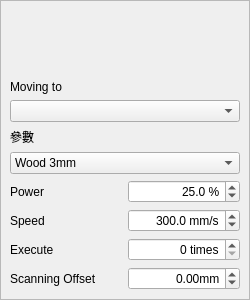
<?xml version="1.0" encoding="UTF-8"?>
<ui version="4.0">
 <class>LayerParamsPanel</class>
 <widget class="QFrame" name="LayerParamsPanel">
  <property name="geometry">
   <rect>
    <x>0</x>
    <y>0</y>
    <width>250</width>
    <height>300</height>
   </rect>
  </property>
  <property name="minimumSize">
   <size>
    <width>0</width>
    <height>300</height>
   </size>
  </property>
  <property name="windowTitle">
   <string>Frame</string>
  </property>
  <layout class="QVBoxLayout" name="verticalLayout_2">
   <property name="leftMargin">
    <number>0</number>
   </property>
   <property name="topMargin">
    <number>0</number>
   </property>
   <property name="rightMargin">
    <number>0</number>
   </property>
   <property name="bottomMargin">
    <number>0</number>
   </property>
   <item>
    <widget class="QScrollArea" name="parameterFrame">
     <property name="sizePolicy">
      <sizepolicy hsizetype="Expanding" vsizetype="Expanding">
       <horstretch>0</horstretch>
       <verstretch>2</verstretch>
      </sizepolicy>
     </property>
     <property name="minimumSize">
      <size>
       <width>0</width>
       <height>270</height>
      </size>
     </property>
     <property name="autoFillBackground">
      <bool>false</bool>
     </property>
     <property name="styleSheet">
      <string notr="true"/>
     </property>
     <property name="frameShadow">
      <enum>QFrame::Plain</enum>
     </property>
     <property name="verticalScrollBarPolicy">
      <enum>Qt::ScrollBarAsNeeded</enum>
     </property>
     <property name="horizontalScrollBarPolicy">
      <enum>Qt::ScrollBarAlwaysOff</enum>
     </property>
     <property name="widgetResizable">
      <bool>true</bool>
     </property>
     <widget class="QWidget" name="scrollAreaWidgetContents">
      <property name="geometry">
       <rect>
        <x>0</x>
        <y>0</y>
        <width>248</width>
        <height>298</height>
       </rect>
      </property>
      <property name="sizePolicy">
       <sizepolicy hsizetype="Expanding" vsizetype="Expanding">
        <horstretch>0</horstretch>
        <verstretch>0</verstretch>
       </sizepolicy>
      </property>
      <layout class="QVBoxLayout" name="verticalLayout_3">
       <item>
        <spacer name="verticalSpacer">
         <property name="orientation">
          <enum>Qt::Vertical</enum>
         </property>
         <property name="sizeHint" stdset="0">
          <size>
           <width>20</width>
           <height>40</height>
          </size>
         </property>
        </spacer>
       </item>
       <item>
        <layout class="QVBoxLayout" name="moveLayerLayout">
         <item>
          <widget class="QLabel" name="labelMoving">
           <property name="text">
            <string>Moving to</string>
           </property>
          </widget>
         </item>
         <item>
          <widget class="QComboBox" name="movingComboBox"/>
         </item>
        </layout>
       </item>
       <item>
        <layout class="QVBoxLayout" name="verticalLayout">
         <item>
          <widget class="QLabel" name="presetParamLabel">
           <property name="minimumSize">
            <size>
             <width>161</width>
             <height>0</height>
            </size>
           </property>
           <property name="text">
            <string>參數</string>
           </property>
           <property name="alignment">
            <set>Qt::AlignBottom|Qt::AlignLeading|Qt::AlignLeft</set>
           </property>
          </widget>
         </item>
         <item>
          <widget class="QComboBox" name="presetComboBox">
           <property name="enabled">
            <bool>true</bool>
           </property>
           <property name="sizePolicy">
            <sizepolicy hsizetype="Expanding" vsizetype="Fixed">
             <horstretch>0</horstretch>
             <verstretch>0</verstretch>
            </sizepolicy>
           </property>
           <property name="editable">
            <bool>false</bool>
           </property>
           <item>
            <property name="text">
             <string>Wood 3mm</string>
            </property>
           </item>
           <item>
            <property name="text">
             <string>Acrylic 3mm</string>
            </property>
           </item>
           <item>
            <property name="text">
             <string>Customized</string>
            </property>
           </item>
          </widget>
         </item>
        </layout>
       </item>
       <item>
        <layout class="QHBoxLayout" name="horizontalLayout_3">
         <item>
          <widget class="QLabel" name="label">
           <property name="text">
            <string>Power</string>
           </property>
          </widget>
         </item>
         <item>
          <widget class="QDoubleSpinBox" name="powerSpinBox">
           <property name="alignment">
            <set>Qt::AlignRight|Qt::AlignTrailing|Qt::AlignVCenter</set>
           </property>
           <property name="prefix">
            <string/>
           </property>
           <property name="suffix">
            <string> %</string>
           </property>
           <property name="decimals">
            <number>1</number>
           </property>
           <property name="maximum">
            <double>100.000000000000000</double>
           </property>
           <property name="singleStep">
            <double>0.100000000000000</double>
           </property>
           <property name="value">
            <double>25.000000000000000</double>
           </property>
          </widget>
         </item>
        </layout>
       </item>
       <item>
        <layout class="QHBoxLayout" name="horizontalLayout_2">
         <item>
          <widget class="QLabel" name="label_2">
           <property name="text">
            <string>Speed</string>
           </property>
          </widget>
         </item>
         <item>
          <widget class="QDoubleSpinBox" name="speedSpinBox">
           <property name="alignment">
            <set>Qt::AlignRight|Qt::AlignTrailing|Qt::AlignVCenter</set>
           </property>
           <property name="suffix">
            <string> mm/s</string>
           </property>
           <property name="decimals">
            <number>1</number>
           </property>
           <property name="maximum">
            <double>3000.000000000000000</double>
           </property>
           <property name="singleStep">
            <double>0.100000000000000</double>
           </property>
           <property name="value">
            <double>300.000000000000000</double>
           </property>
          </widget>
         </item>
        </layout>
       </item>
       <item>
        <layout class="QHBoxLayout" name="horizontalLayout_4">
         <item>
          <widget class="QLabel" name="label_4">
           <property name="text">
            <string>Execute</string>
           </property>
          </widget>
         </item>
         <item>
          <widget class="QSpinBox" name="repeatSpinBox">
           <property name="alignment">
            <set>Qt::AlignRight|Qt::AlignTrailing|Qt::AlignVCenter</set>
           </property>
           <property name="suffix">
            <string> times</string>
           </property>
          </widget>
         </item>
        </layout>
       </item>
       <item>
        <layout class="QHBoxLayout" name="horizontalLayout">
         <item>
          <widget class="QLabel" name="label_3">
           <property name="text">
            <string>Scanning Offset</string>
           </property>
          </widget>
         </item>
         <item>
          <widget class="QDoubleSpinBox" name="backlashSpinBox">
           <property name="alignment">
            <set>Qt::AlignRight|Qt::AlignTrailing|Qt::AlignVCenter</set>
           </property>
           <property name="suffix">
            <string>mm</string>
           </property>
           <property name="minimum">
            <double>-99.989999999999995</double>
           </property>
           <property name="singleStep">
            <double>0.010000000000000</double>
           </property>
          </widget>
         </item>
        </layout>
       </item>
      </layout>
     </widget>
    </widget>
   </item>
  </layout>
 </widget>
 <resources/>
 <connections/>
</ui>
